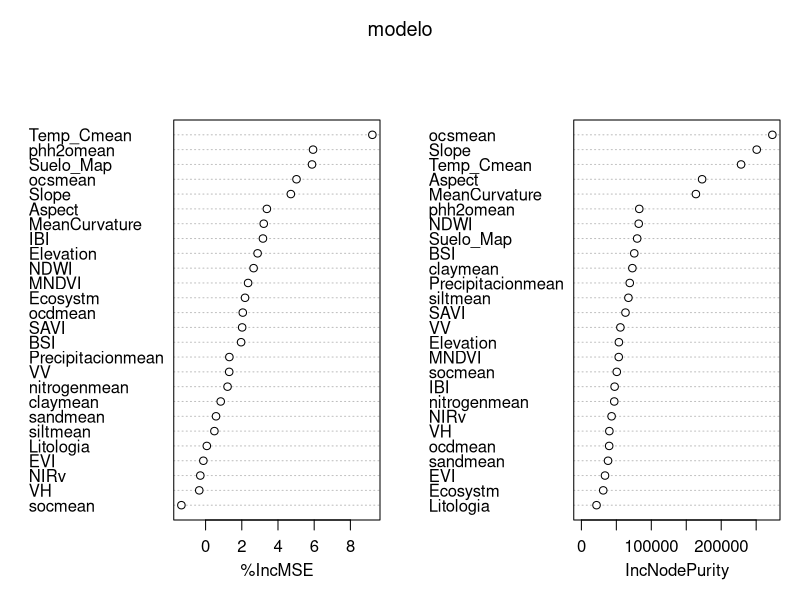
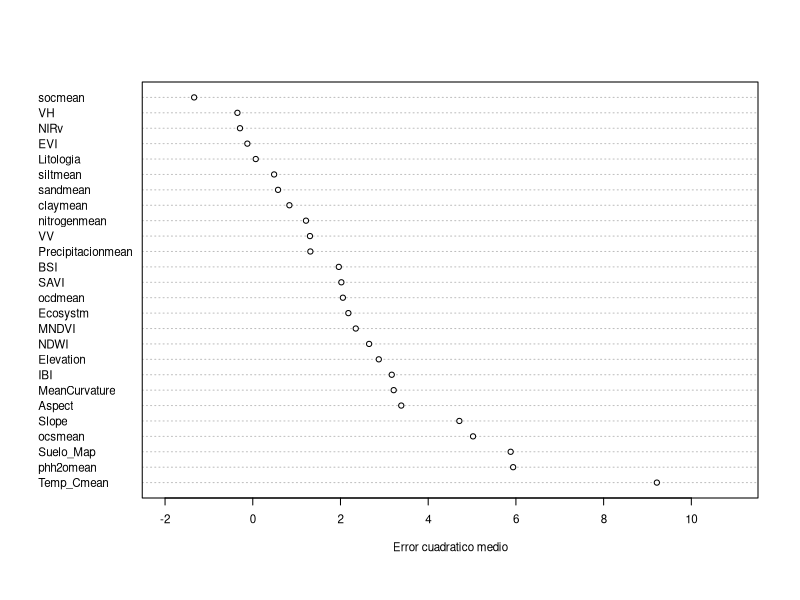

Here is the R script that generated these plots, in order:
## ---- chunk 1
knitr::opts_chunk$set(echo = TRUE)
## ---- chunk 2

library("readxl")
library(randomForest)
library(reshape)

## ---- chunk 3
my_data <- read_excel("data_e.xlsx", sheet = 2, col_names = TRUE, col_types = NULL, na = "", skip = 0)
head(my_data, 3)
## ---- chunk 4

my_data <- my_data[,-(2)] 
my_data[my_data == 0] <- NA
my_data <- my_data[,-(11:14)] 
head(my_data, 10)
## ---- chunk 5

modelo <- randomForest(SOC_TCH~., data = my_data,
              na.action = na.exclude, ntree = 500, importance = TRUE, maxnodes = 10, mtry = 20)

importancia = data.frame(importance(modelo))

importancia <- importancia[order(-importancia$X.IncMSE),] 
importancia
varImpPlot(modelo)

## ---- chunk 6
dotchart((importancia$X.IncMSE), xlim=c(-2,11), xlab="Error cuadratico medio", 
         labels = row.names(importancia),
         cex = 0.7)
